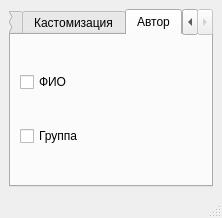
<?xml version="1.0" encoding="UTF-8"?>
<ui version="4.0">
 <class>MainWindow</class>
 <widget class="QMainWindow" name="MainWindow">
  <property name="geometry">
   <rect>
    <x>0</x>
    <y>0</y>
    <width>222</width>
    <height>218</height>
   </rect>
  </property>
  <property name="windowTitle">
   <string>ЛР 22 Задание 4</string>
  </property>
  <widget class="QWidget" name="centralwidget">
   <layout class="QVBoxLayout" name="verticalLayout_2">
    <item>
     <widget class="QTabWidget" name="tabWidget">
      <property name="currentIndex">
       <number>2</number>
      </property>
      <widget class="QWidget" name="tab">
       <attribute name="title">
        <string> Вычисление</string>
       </attribute>
       <layout class="QVBoxLayout" name="verticalLayout_3">
        <item>
         <widget class="QWidget" name="widget" native="true">
          <layout class="QGridLayout" name="gridLayout">
           <item row="0" column="1">
            <widget class="QDoubleSpinBox" name="x"/>
           </item>
           <item row="1" column="1">
            <widget class="QDoubleSpinBox" name="c"/>
           </item>
           <item row="0" column="0">
            <widget class="QLabel" name="xLabel">
             <property name="text">
              <string>Введите x:</string>
             </property>
            </widget>
           </item>
           <item row="1" column="0">
            <widget class="QLabel" name="cLabel">
             <property name="text">
              <string>Введите c:</string>
             </property>
            </widget>
           </item>
           <item row="2" column="0">
            <widget class="QLabel" name="resultLabel">
             <property name="text">
              <string>Результат</string>
             </property>
            </widget>
           </item>
           <item row="2" column="1">
            <widget class="QLabel" name="result">
             <property name="text">
              <string/>
             </property>
            </widget>
           </item>
          </layout>
         </widget>
        </item>
       </layout>
      </widget>
      <widget class="QWidget" name="tab_2">
       <attribute name="title">
        <string>Кастомизация</string>
       </attribute>
       <layout class="QVBoxLayout" name="verticalLayout_4">
        <item>
         <widget class="QGroupBox" name="groupBox">
          <property name="title">
           <string>Цвет окна</string>
          </property>
          <layout class="QVBoxLayout" name="verticalLayout">
           <item>
            <widget class="QRadioButton" name="redBackground">
             <property name="text">
              <string>Red</string>
             </property>
            </widget>
           </item>
           <item>
            <widget class="QRadioButton" name="aquamarineBackground">
             <property name="text">
              <string>Aquamarine</string>
             </property>
            </widget>
           </item>
          </layout>
         </widget>
        </item>
       </layout>
      </widget>
      <widget class="QWidget" name="tab_3">
       <attribute name="title">
        <string>Автор</string>
       </attribute>
       <layout class="QVBoxLayout" name="verticalLayout_5">
        <item>
         <widget class="QCheckBox" name="fullName">
          <property name="text">
           <string>ФИО</string>
          </property>
         </widget>
        </item>
        <item>
         <widget class="QCheckBox" name="groupName">
          <property name="text">
           <string>Группа</string>
          </property>
         </widget>
        </item>
       </layout>
      </widget>
     </widget>
    </item>
   </layout>
  </widget>
  <widget class="QMenuBar" name="menubar">
   <property name="geometry">
    <rect>
     <x>0</x>
     <y>0</y>
     <width>222</width>
     <height>23</height>
    </rect>
   </property>
  </widget>
  <widget class="QStatusBar" name="statusbar"/>
 </widget>
 <resources/>
 <connections/>
</ui>
